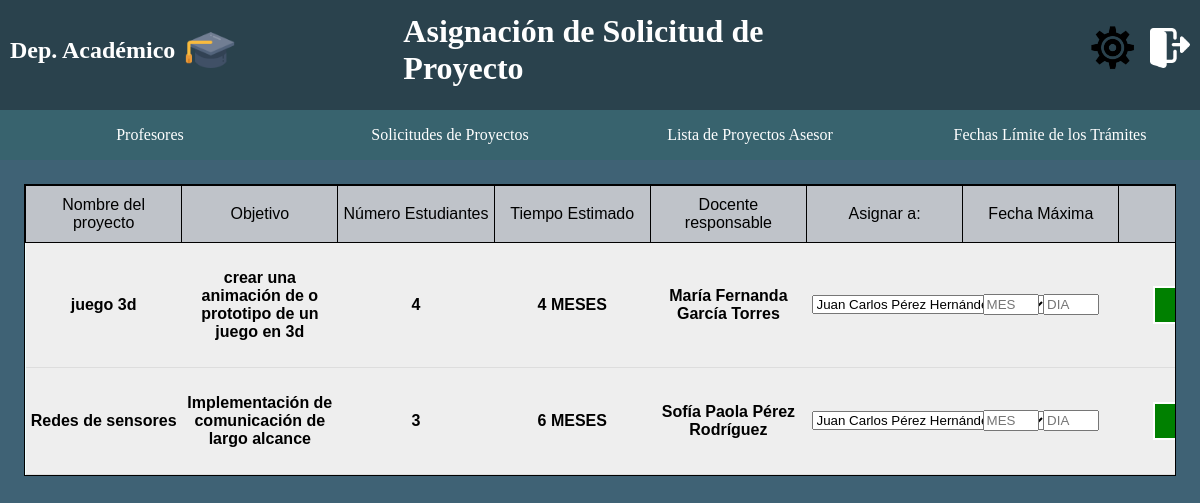
The app's page /DeptoAcademico/deptoAcaAsigProyRes.php (signed in) with its own data.
### tables this page shows
CREATE TABLE IF NOT EXISTS `SolicitudProyecto` (
    `SPID` int(10) NOT NULL AUTO_INCREMENT,
    `SPNombreProyecto` varchar(255) DEFAULT NULL,
    `SPObjetivo` varchar(1000) DEFAULT NULL,
    `SPDescripcion` varchar(1000) DEFAULT NULL,
    `SPImpacto` varchar(1000) DEFAULT NULL,
    `SPLugar` varchar(255) DEFAULT NULL,
    `SPEstudiantesRequeridos` int(11) DEFAULT NULL,
    `SDTiempoEstimado` int(11) DEFAULT NULL COMMENT 'MESES',
    `SPTipo` varchar(10) DEFAULT 'INTERNO' COMMENT 'INTERNO, EXTERNO, DUAL, CIIE',
    `SPLineaInvestigacion` varchar(255) DEFAULT NULL,
    `SPReferencias` varchar(1000) DEFAULT NULL,
    `UIDResponsable` int(11) DEFAULT NULL COMMENT 'El responsable es el que registra el proyecto',
    `SPEstatus` varchar(10) DEFAULT 'PENDIENTE' COMMENT 'PENDIENTE, REVISION, ACEPTADO, RECHAZADP',
    `ERFC` varchar(13) DEFAULT NULL,
    `UPropietario` int(11) DEFAULT NULL,
    PRIMARY KEY (`SPID`),
    KEY `UIDResponsable` (`UIDResponsable`),
    KEY `ERFC` (`ERFC`),
    KEY `UPropietario` (`UPropietario`),
    CONSTRAINT `SolicitudProyecto_ibfk_1` FOREIGN KEY (`ERFC`) REFERENCES `Empresas` (`ERFC`) ON DELETE CASCADE ON UPDATE CASCADE,
    CONSTRAINT `SolicitudProyecto_ibfk_2` FOREIGN KEY (`UPropietario`) REFERENCES `Usuarios` (`UID`) ON DELETE CASCADE ON UPDATE CASCADE,
    CONSTRAINT `UIDResponsable` FOREIGN KEY (`UIDResponsable`) REFERENCES `Usuarios` (`UID`) ON DELETE CASCADE ON UPDATE CASCADE
);

CREATE TABLE IF NOT EXISTS `Profesor` (
    `RFCProfesor` varchar(20) NOT NULL,
    `NombreCompleto` varchar(100) DEFAULT NULL,
    `CorreoInstitucional` varchar(50) DEFAULT NULL,
    `ContrasenaCorreo` varchar(50) DEFAULT NULL,
    `DID` int(11) DEFAULT NULL,
    PRIMARY KEY (`RFCProfesor`),
    KEY `DID` (`DID`),
    CONSTRAINT `DID` FOREIGN KEY (`DID`) REFERENCES `Departamentos` (`DID`) ON UPDATE CASCADE
);

### DeptoAcademico/funcionesDepto.php (called while the page is built, shortened)
<?php
function DID($UID){
    $conection = conn();
    $sql = "SELECT Departamentos.`DID` FROM `Departamentos` INNER JOIN `UsuariosDepartamentos` ON `Departamentos`.DID= `UsuariosDepartamentos`.DID WHERE `UsuariosDepartamentos`.UID = $UID;";
    $query = mysqli_query($conection, $sql);
    return $query;
}
function listSolicProy($DID){
    $conection = conn();
    $sql = "SELECT SolicitudProyecto.`SPID` FROM UsuariosDepartamentos INNER JOIN `SolicitudProyecto` ON UsuariosDepartamentos.`UID` = SolicitudProyecto.`UIDResponsable` WHERE UsuariosDepartamentos.`DID` = 5 AND SolicitudProyecto.`SPEstatus`='PENDIENTE';";
    $query = mysqli_query($conection, $sql);
    return $query;
}
function basicInfoProy($SPID){
    $conection = conn();
    $sql = "CALL basicInfo($SPID);";
    $query = mysqli_query($conection, $sql);
    return $query;
}
function listaDocentes($DID, $RFC){
    $conection = conn();
    $sql = "SELECT * FROM Profesor WHERE Profesor.DID = $DID AND Profesor.RFCProfesor != '$RFC';";
    $query = mysqli_query($conection, $sql);
    return $query;
}
function RFCprofesor($SPID){
    $conection = conn();
    $sql = "SELECT Profesor.`RFCProfesor` FROM Profesor INNER JOIN `SolicitudProyecto` INNER JOIN `Profesor_Usuarios` ON Profesor.`RFCProfesor` = Profesor_Usuarios.`RFCProfesor` AND Profesor_Usuarios.`UID` = SolicitudProyecto.`UIDResponsable`  WHERE SolicitudProyecto.`SPID` = $SPID;";
    $query = mysqli_query($conection, $sql);
    return $query;
}
?>

### DeptoAcademico/deptoAcaAsigProyRes.php (the view, shortened to what this page needs)
<?php
	include ('funcionesDepto.php');
	$UID = $_SESSION['id'];
	$DID = mysqli_fetch_array(DID($UID));
    $result = listSolicProy($DID[0]);
?>
<!DOCTYPE html>
<html>
<head>
	<link rel="stylesheet" href="../style/style.css">
	<link rel="stylesheet" href="Style/styleDepto.css">
</head>
<body style="margin: 0;" id="bgcolor">
	<div class="container">
		<div class="row">
			<div class="left-column">
				<a class="home-btn" href="index.php">
					<h2><span style="margin-right: 10px;">Dep. Académico</span></h2>
					<img src="../img/sombrero.png" width="50px">
				</a>
			</div>
			<div class="center-column">
				<h1>Asignación de Solicitud de Proyecto</h1>
			</div>
			<div class="right-column">
				<a href="../usuariosConfig.php?idUsuario=<?php echo $_SESSION['id'];?>"><img src="../img/configuraciones.png" width="50px"></a> &nbsp; &nbsp;
				<a href="../logout.php"><img src="../img/logout.png" width="40px"></a>
			</div>
		</div>
	</div>
	<div class="tabla-scroll">
	<form action="exc/insert.php" method="POST" target="blank">
	<table class = "tb-asp">
			<tr>
				<td class="sticky">Nombre del proyecto</td>
				<td class="sticky">Objetivo</td>
				<td class="sticky">Número Estudiantes</td>
				<td class="sticky">Tiempo Estimado</td>
				<td class="sticky">Docente responsable</td>
				<td class="sticky">Asignar a: </td>
				<td class="sticky">Fecha Máxima</td>
				<td class="sticky"></td>
			</tr>
            <tr>
			<?php
				$i = 0;
				while ($SPID = mysqli_fetch_array($result)){
					$row = mysqli_fetch_array(basicInfoProy($SPID[0]));
					?>
					<tr <?php if($i%2==0) echo "class='par'" ?> >
						<th class="tb-th-asp"><p><?php echo $row[1]?></p></th>
						<th class="tb-th-asp"><p><?php echo $row[2]?></p></th>
						<th class="tb-th-asp"><p><?php echo $row[3]?></p></th>
						<th class="tb-th-asp"><?php echo $row[4]?> MESES</th>
						<th class="tb-th-asp"><?php echo $row[5]?></th>
						    <th class="tb-th-asp">
							<select name="UProfesor">
								<?php
									$RFC = mysqli_fetch_array(RFCprofesor($row[0]));
									$listaProfesores = listaDocentes($DID[0], $RFC[0]);
									while ($profesor = mysqli_fetch_array($listaProfesores)){
										?>
											<option value="<?php echo $profesor[0]; ?>" size="20"> <?php echo $profesor[1] ?> </option>
										<?php
									}
								?>
							</select>
							</th>
							<th class="tb-th-asp">
								<input type="number" name="mes" min="1" max="12" PLACEHOLDER="MES">
								<input type="number" name="dia" min="1" max="30" PLACEHOLDER="DIA">
							</th>
							<th class="tb-th-asp">
								<input type="submit" value="Asignar">
							</th>
					</tr>
					<?php
					$i++;
				}
				?>
            </tr>
        </table>
	</form>
	</div>
</body>
</html>

### style/style.css (style rules this page uses)
body { margin: 0; background-color: whitesmoke; }
.container { display: flex; flex-direction: column; justify-content: center; align-items: center; align-items: flex-start; justify-content: flex-start; background-color: #2A424D; }
.row { display: flex; justify-content: center; align-items: center; width: 100%; margin-bottom: 10px; color: white; }
.button-row { display: flex; justify-content: center; align-items: center; width: 100%; }
.button-link { display: flex; align-items: center; justify-content: center; height: 50px; background-color: #45818e86; color: white; text-align: center; text-decoration: none; flex: 1; }
.left-column { width: 33%; height: 100px; display: flex; justify-content: flex-start; align-items: center; padding-left: 10px; }
.center-column { width: 33%; height: 100px; display: flex; justify-content: center; align-items: center; }
.right-column { width: 33%; height: 100px; display: flex; justify-content: flex-end; align-items: center; padding-right: 10px; }
.home-btn { display: flex; align-items: center; text-decoration: none; color: white; }
.tabla-scroll { max-height: 366px; border: 1px solid; overflow: scroll; background-color: azure; margin: 2%; }
.sticky { position: sticky; top: 0; background-color: #bfc3c9; min-width: 145.210px; max-width: 145.210px; border: 1px solid; }
.par { background-color: #dbe9ff; }
.tb-th-asp { min-width: 132.210px; max-width: 132.210px; }
.sticky, .tb-th-asp { padding-right: 5px; padding-left: 5px; }
.tb-asp { width: 100%; }
.tb-asp, .sticky, .tb-th-asp { border-collapse: collapse; text-align: center; }
.tb-th-asp input[type="submit"], .izq-decision input[type="submit"] { background-color: green; color: white; border: 2px solid white; border-radius: 0; padding: 10px 20px; font-size: 12px; font-weight: bold; }
.tb-th-asp input[type="submit"] { border-style: solid; }

### DeptoAcademico/Style/styleDepto.css (style rules this page uses)
#bgcolor { background-color: #3f6275; }
table { border-collapse: collapse; width: 100%; margin: 0 auto; font-family: Arial, sans-serif; }
th, td { padding: 10px; text-align: center; border-bottom: 1px solid #ddd; }
th { background-color: #eee; font-weight: bold; }

### records on screen
solicitudproyecto: SPNombreProyecto "juego 3d", SPObjetivo "crear una animación de o prototipo de un juego en 3d", SPEstudiantesRequeridos "4", SDTiempoEstimado "4", profesor.NombreCompleto "María Fernanda García Torres"
solicitudproyecto: SPNombreProyecto "Redes de sensores", SPObjetivo "Implementación de comunicación de largo alcance", SPEstudiantesRequeridos "3", SDTiempoEstimado "6", profesor.NombreCompleto "Sofía Paola Pérez Rodríguez"

### other values on screen
form field UProfesor "Juan Carlos Pérez Hernández"
